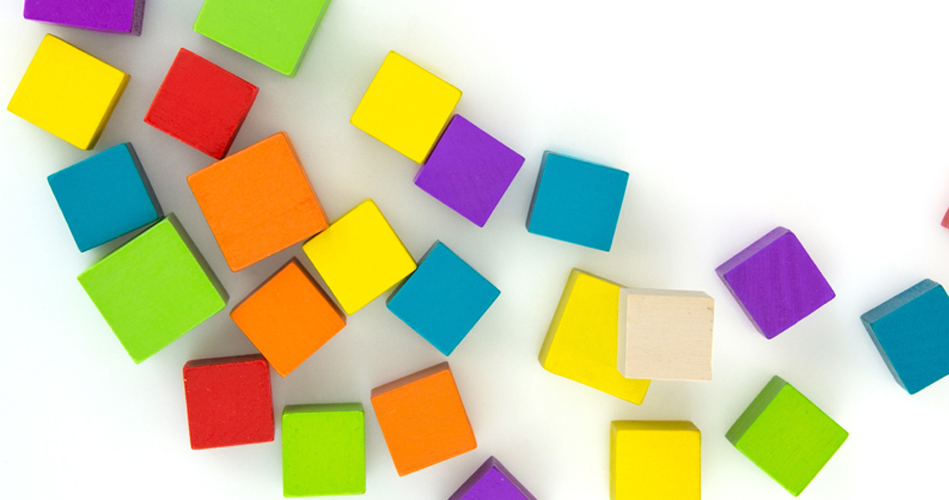
#> input picture pic1.jpg, 949 x 500 px, given in place of the camera
$ python tracker.py
#> lines starting #> are read from the running program, lines starting #| are printed output that depends on the picture; after the words box and inside, x2 and y2 are one past the last pixel; in counts of white or black regions, pixels touching at a corner belong together
"""code mostly adapted from
https://docs.opencv.org/master/df/d9d/tutorial_py_colorspaces.html
https://docs.opencv.org/master/dd/d49/tutorial_py_contour_features.html

used as references for cv2.findContours
https://docs.opencv.org/master/d3/dc0/group__imgproc__shape.html#gae4156f04053c44f886e387cff0ef6e08
https://docs.opencv.org/3.4.14/d9/d8b/tutorial_py_contours_hierarchy.html
"""

import cv2 as cv
import numpy as np

#

def bounding():
    cap = cv.VideoCapture(0)
    while(1):
        # Take each frame
        _, frame = cap.read()
#> frame is the input picture: shape (500, 949, 3); mean B, G, R 170.2, 206.5, 211
        #
        # Convert BGR to HSV
        frame = cv.cvtColor(frame, cv.COLOR_BGR2HSV)
#> frame: shape (500, 949, 3); mean H, S, V 39.5, 88.3, 229.6
        #frame = cv.cvtColor(frame, cv.COLOR_BGR2RGB)
        # define range of blue color in HSV
        lower = np.array([100,120,120])
        upper = np.array([150,255,255])
        # define range of blue color in RGB
        #lower = np.array([130,80,80])
        #upper = np.array([255,120,120])
        # Threshold the HSV image to get only blue colors
        mask = cv.inRange(frame, lower, upper)
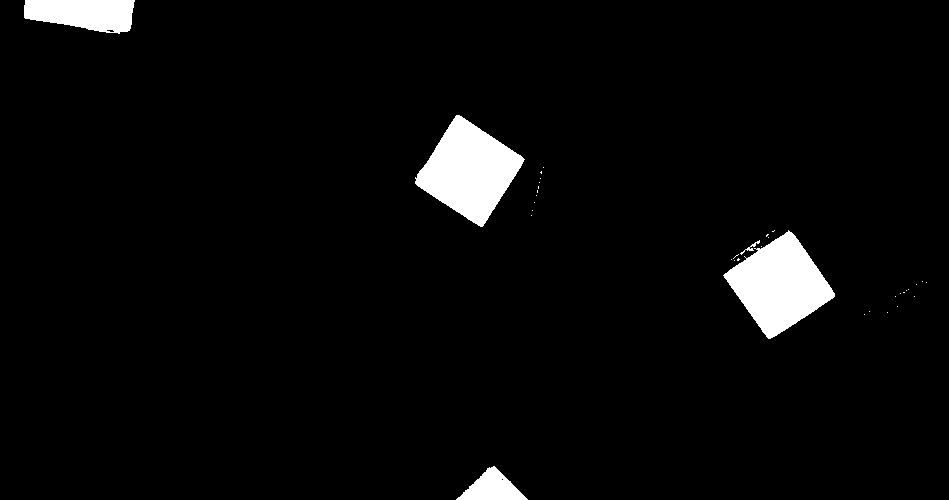
#> mask: shape (500, 949); 3.7% white; 36 white regions (31 under 20 px)
        #
        contours, _ = cv.findContours(mask, cv.RETR_TREE, cv.CHAIN_APPROX_SIMPLE)
#> contours = 38 contours, 33 with area under 20; largest, box (x1, y1, x2, y2) and area: (415, 115, 525, 227) 6619, (723, 230, 835, 339) 6458, (24, 0, 135, 34) 2784, (456, 466, 528, 500) 1213, (740, 240, 760, 255) 30
        for cnt in contours:
            x,y,w,h = cv.boundingRect(cnt)
            frame = cv.rectangle(frame,(x,y),(x+w,y+h),(255,0,0),2)
#> this loop made 38 passes
#> (x, y, w, h) on passes 1, 3, 4, 5, 6, 7, 8, 9, 11, 12, 13, 14: (456, 466, 72, 34), (864, 314, 1, 1), (887, 312, 1, 1), (869, 311, 1, 1), (897, 306, 1, 1), (914, 296, 1, 1), (895, 296, 1, 1), (900, 293, 1, 1), (906, 290, 1, 1), (908, 289, 1, 1), (916, 284, 1, 1), (926, 282, 1, 1)
#> (cnt, x, y, w, h) on passes 2, 10, 23, 25, 30, 31: ([[501, 479], [502, 478], [503, 479], [502, 480]], 501, 478, 3, 3), ([[903, 292], [904, 292]], 903, 292, 2, 1), ([[767, 234], [766, 235], [766, 236], [768, 234]], 766, 234, 3, 3), ([[774, 230], [773, 231], [772, 231], [773, 231]], 772, 230, 3, 2), ([[537, 190], [537, 192]], 537, 190, 1, 3), ([[538, 186], [538, 188]], 538, 186, 1, 3)
#> frame: shape (500, 949, 3); mean H, S, V 41.2, 87.7, 227.6
        cv.imshow('box',frame)
        #esc to stop
        k = cv.waitKey(5) & 0xFF
#> (key Esc is pressed here)
        if k == 27:
            break
    cv.destroyAllWindows()

def main():
    bounding()
if __name__ == "__main__":
    print(__doc__)
    main()
    cv.destroyAllWindows()
